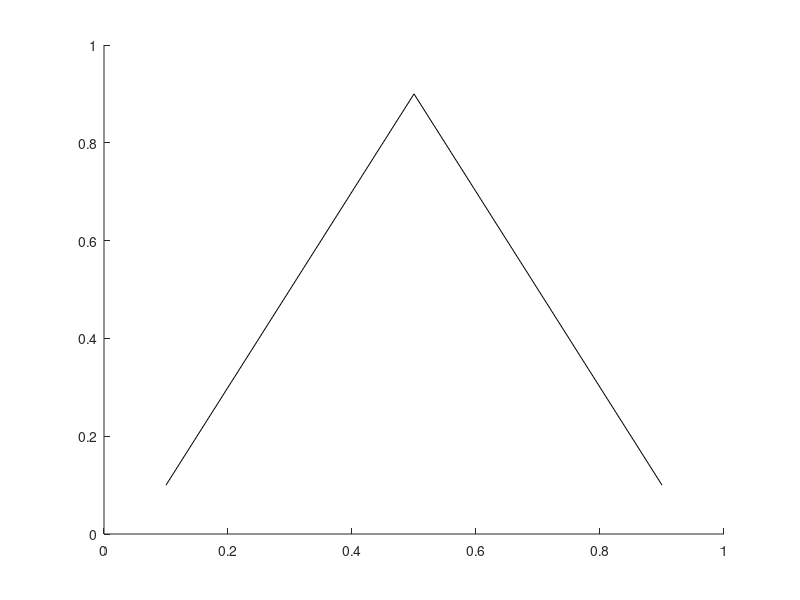

The MATLAB source for this figure: (Note: this script raises an error after producing the figure.)
constraint_line = [
    0.1 0.1;
    0.5 0.9;
    0.9 0.1;
];

radius = sqrt(0.05^2 + 0.05^2);

gmsh_capsule = [
    0.05 0.15;
    0.5 0.9 + radius;
    0.95 0.15;
    0.85 0.05;
    0.5 0.9 - radius;
    0.15 0.05;
    0.05 0.15;
];


% Plot stuff
figure; hold on;
plot(constraint_line(:, 1), constraint_line(:, 2), Color="k");
plot(gmsh_capsule(:, 1), gmsh_capsule(:, 2), color="b", Marker=".", MarkerSize=15);
circle(constraint_line(1, 1), constraint_line(1, 2), radius);
circle(constraint_line(2, 1), constraint_line(2, 2), radius);
circle(constraint_line(3, 1), constraint_line(3, 2), radius);

xlim([0 1]);
ylim([0 1]);
axis("off");
saveas(gcf, "cell_constraints_multi.png");



% Define a method for plotting circles
% Copied from
% https://se.mathworks.com/matlabcentral/answers/98665-how-do-i-plot-a-circle-with-a-given-radius-and-center#answer_108013
function h = circle(x,y,r)
    th = 0:pi/50:2*pi;
    xunit = r * cos(th) + x;
    yunit = r * sin(th) + y;
    h = plot(xunit, yunit, 'Color', [0 0 0 0.3]);
end